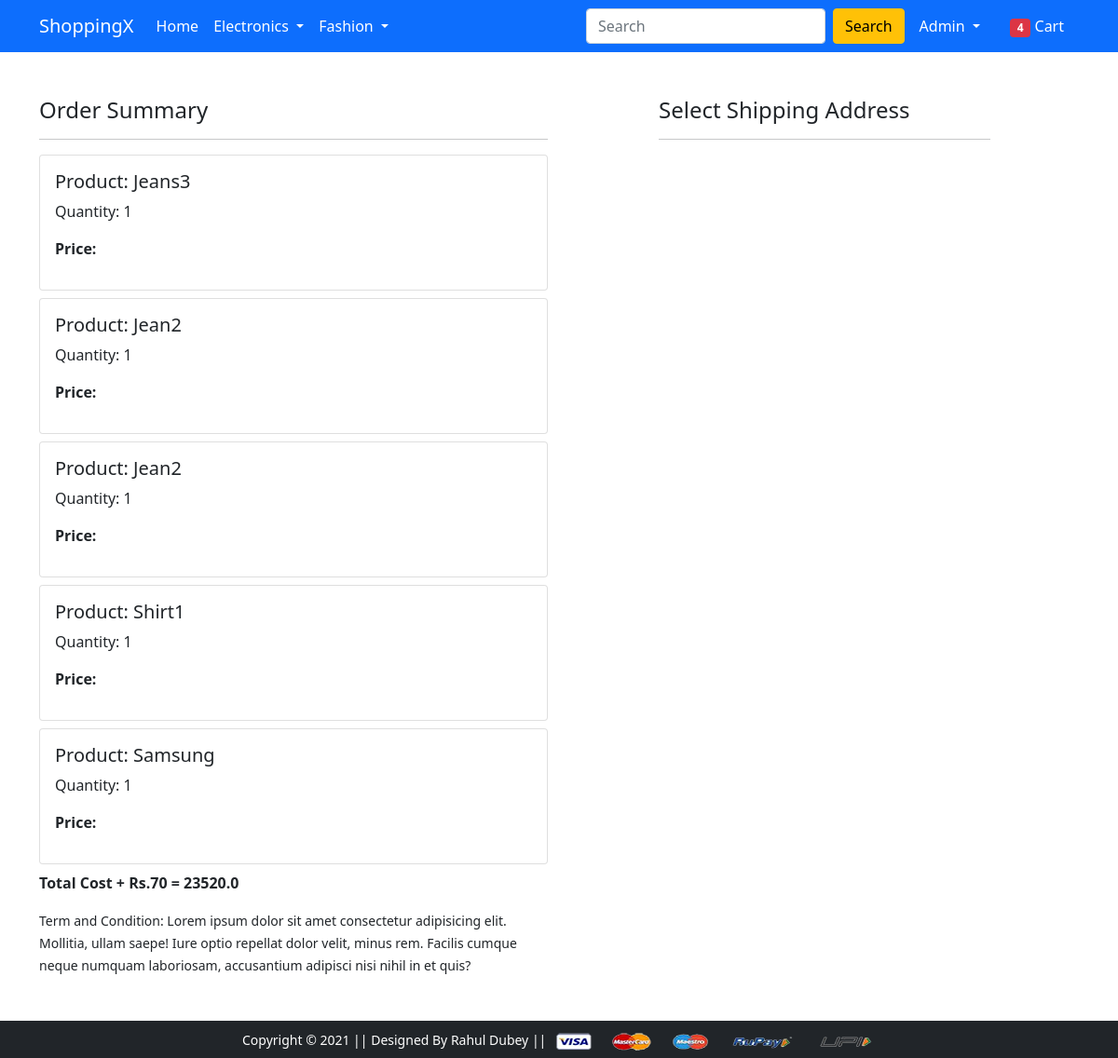
/checkout/ (signed in), run on an earlier commit of the app's database.
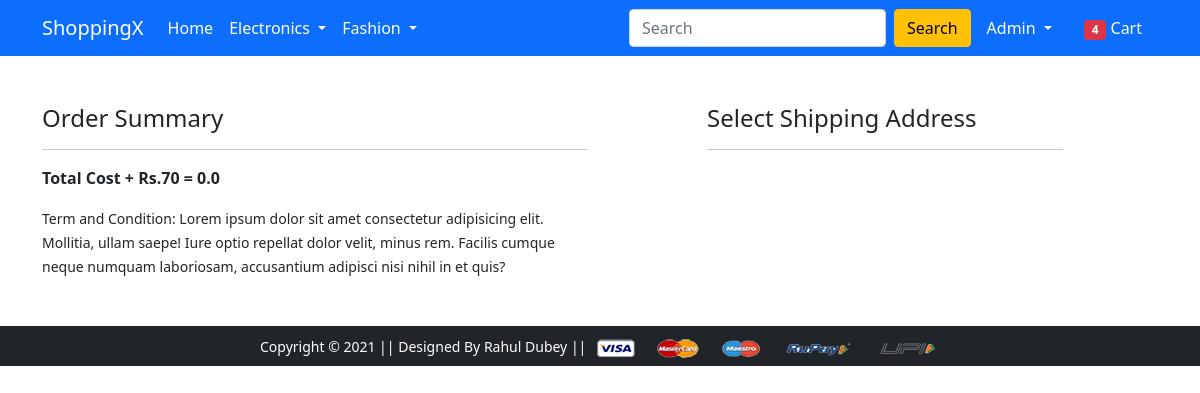
And on a later commit of the database.
### app/models.py (models this page shows, shortened)
class Cart(models.Model):
    user = models.ForeignKey(User,on_delete=models.CASCADE)
    product = models.ForeignKey(Product, on_delete=models.CASCADE)
    quantity = models.PositiveIntegerField(default=1)

class Product(models.Model):
    title = models.CharField(max_length=100)
    selling_price = models.FloatField()
    discounted_price = models.FloatField()
    description = models.TextField()
    brand = models.CharField(max_length=100)
    category = models.CharField(choices=CATEGORY_CHOICES,max_length=2)
    product_Image = models.ImageField(upload_to='productimg')

### app/views.py (the view)
# urls.py: path('checkout/', views.checkout, name='checkout'),
@login_required
def checkout(request):
 user = request.user
 add  = Customer.objects.filter(user=user)
 cart_items = Cart.objects.filter(user=user)
 amount = 0.0
 shipping_amount = 70.0
 totalamount = 0.0
 cart_product = [p for p in  Cart.objects.all() if p.user == request.user]
 if cart_product:
    for p in cart_product:
            tempamount = (p.quantity * p.product.discounted_price)
            amount += tempamount
    totalamount = amount + shipping_amount
 return render(request, 'app/checkout.html',{'add':add,'totalamount':totalamount,'cart_items':cart_items})

### app/templates/app/checkout.html (shortened to what this page needs)
{% extends 'app/base.html' %}
{% load static %}
{% block main-content %}
<div class="container">
 <div class="row mt-5">
  <div class="col-sm-6">
    <h4>Order Summary</h4>
    <hr>
      {% for item in cart_items %}
      <div class="card mb-2">
        <div class="card-body">
          <h5>Product: {{item.product.title}}</h5>
          <p>Quantity: {{item.quantity}}</p>
          <p class="fw-bold">Price: {{item.total_cost}}</p>
        </div>
      </div>
      {% endfor %}
      <p class="fw-bold">Total Cost + Rs.70 = {{totalamount}}</p>
    <small>Term and Condition: Lorem ipsum dolor sit amet consectetur adipisicing elit. Mollitia, ullam saepe! Iure optio repellat dolor velit, minus rem. Facilis cumque neque numquam laboriosam, accusantium adipisci nisi nihil in et quis?</small>
  </div>
  <div class="col-sm-4 offset-sm-1">
    <h4>Select Shipping Address</h4>
    <hr>
    </div>
  </div>
</div>
{% endblock main-content %}

What changed in the data, as far as the page shows it:
removed Cart: product "Jeans3", quantity "1"
removed Cart: product "Jean2", quantity "1"
removed Cart: product "Jean2", quantity "1"
removed Cart: product "Shirt1", quantity "1"
removed Cart: product "Samsung", quantity "1"
Also different on the page:
{{ totalamount }}: "23520.0" → "0.0"
